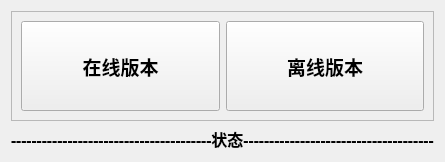
<?xml version="1.0" encoding="UTF-8"?>
<ui version="4.0">
 <class>Form</class>
 <widget class="QWidget" name="Form">
  <property name="geometry">
   <rect>
    <x>0</x>
    <y>0</y>
    <width>435</width>
    <height>162</height>
   </rect>
  </property>
  <property name="windowTitle">
   <string>切换版本</string>
  </property>
  <layout class="QVBoxLayout" name="verticalLayout" stretch="5,1">
   <item>
    <widget class="QFrame" name="frame">
     <property name="frameShape">
      <enum>QFrame::StyledPanel</enum>
     </property>
     <property name="frameShadow">
      <enum>QFrame::Raised</enum>
     </property>
     <layout class="QHBoxLayout" name="horizontalLayout">
      <item>
       <widget class="QPushButton" name="pushButton_2">
        <property name="sizePolicy">
         <sizepolicy hsizetype="Minimum" vsizetype="Expanding">
          <horstretch>0</horstretch>
          <verstretch>0</verstretch>
         </sizepolicy>
        </property>
        <property name="font">
         <font>
          <family>Arial Black</family>
          <pointsize>14</pointsize>
          <weight>75</weight>
          <bold>true</bold>
         </font>
        </property>
        <property name="text">
         <string>在线版本</string>
        </property>
       </widget>
      </item>
      <item>
       <widget class="QPushButton" name="pushButton">
        <property name="sizePolicy">
         <sizepolicy hsizetype="Minimum" vsizetype="Expanding">
          <horstretch>0</horstretch>
          <verstretch>0</verstretch>
         </sizepolicy>
        </property>
        <property name="font">
         <font>
          <family>Arial Black</family>
          <pointsize>14</pointsize>
          <weight>75</weight>
          <bold>true</bold>
         </font>
        </property>
        <property name="text">
         <string>离线版本</string>
        </property>
       </widget>
      </item>
     </layout>
    </widget>
   </item>
   <item>
    <widget class="QLabel" name="label">
     <property name="font">
      <font>
       <family>Arial Black</family>
       <pointsize>12</pointsize>
       <weight>75</weight>
       <bold>true</bold>
      </font>
     </property>
     <property name="text">
      <string>---------------------------------------状态-------------------------------------</string>
     </property>
    </widget>
   </item>
  </layout>
 </widget>
 <resources/>
 <connections/>
</ui>
